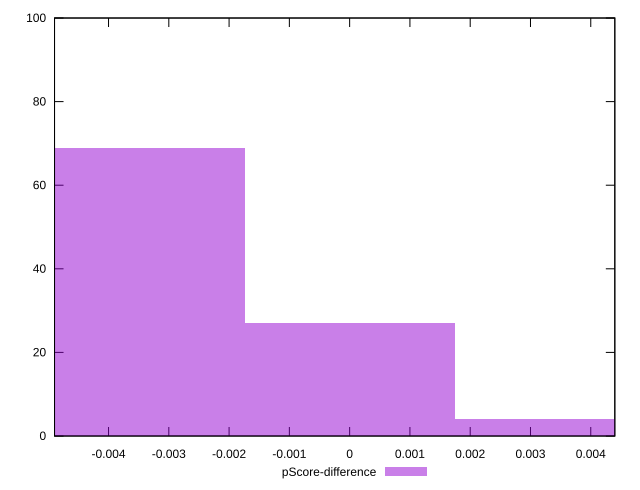

The script that saved this image:
reset

$pScoreDifference <<EOF
-0.003487404229759339 69
0 27
0.003487404229759339 4
EOF

set key outside below
set boxwidth 0.003487404229759339
set xrange [-0.004895752438466433:0.004399104022044811]
set yrange [0:100]
set trange [0:100]
set style fill transparent solid 0.5 noborder
set terminal svg size 640, 490 enhanced background rgb 'white'
set output "reports/report_00032_2021-02-25T10-28-15.087Z/interactive/samples/astro/pScore-difference/histogram.svg"

plot $pScoreDifference title "pScore-difference" with boxes

reset
